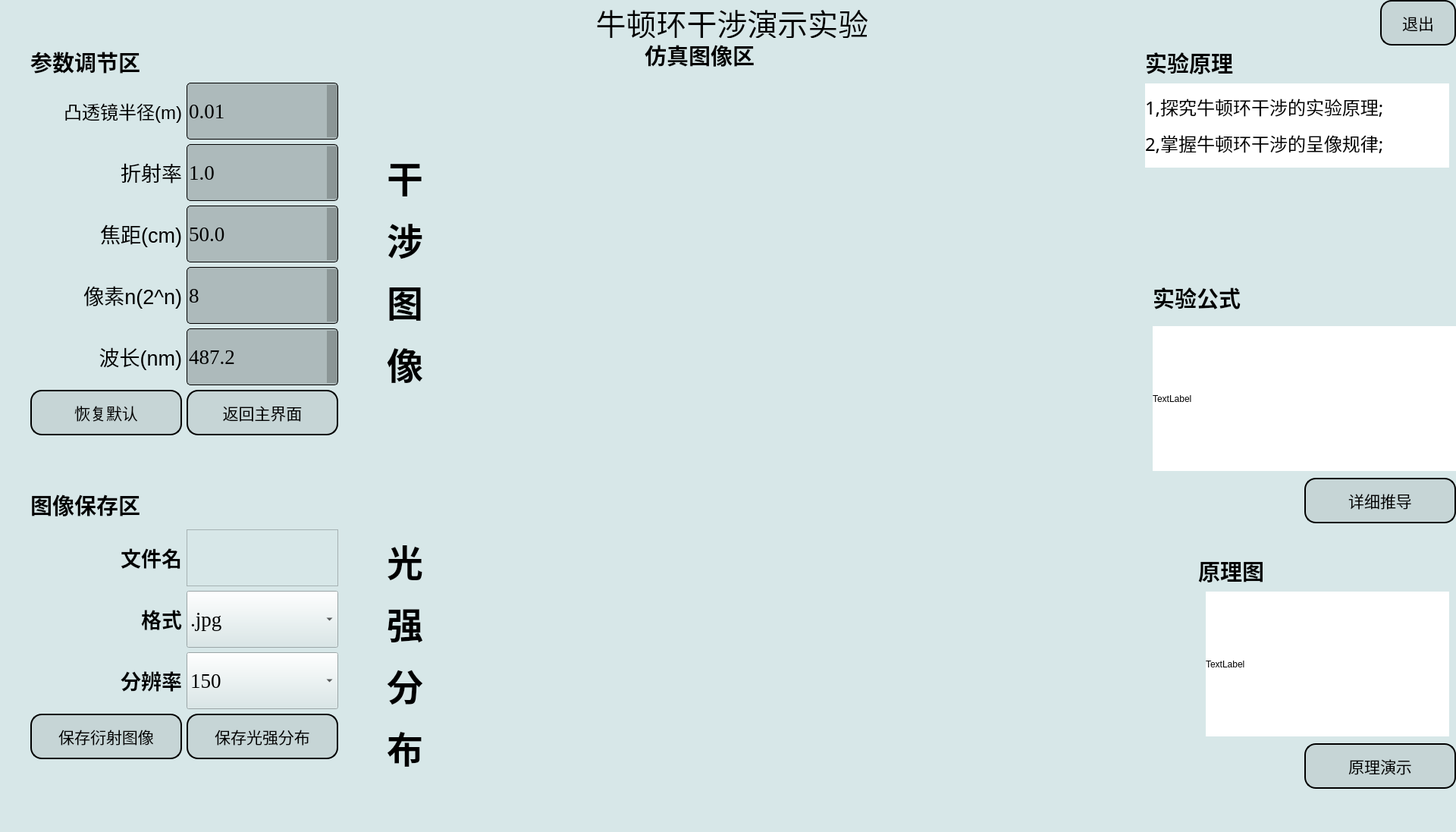
<?xml version="1.0" encoding="UTF-8"?>
<ui version="4.0">
 <class>MainWindow</class>
 <widget class="QWidget" name="MainWindow">
  <property name="geometry">
   <rect>
    <x>0</x>
    <y>0</y>
    <width>1920</width>
    <height>1097</height>
   </rect>
  </property>
  <property name="windowTitle">
   <string>Form</string>
  </property>
  <property name="styleSheet">
   <string notr="true">background-color: rgb(215, 231, 232);</string>
  </property>
  <widget class="QLabel" name="label">
   <property name="geometry">
    <rect>
     <x>740</x>
     <y>0</y>
     <width>451</width>
     <height>50</height>
    </rect>
   </property>
   <property name="font">
    <font>
     <family>宋体</family>
     <pointsize>30</pointsize>
    </font>
   </property>
   <property name="text">
    <string>&lt;html&gt;&lt;head/&gt;&lt;body&gt;&lt;p align=&quot;center&quot;&gt;牛顿环干涉演示实验&lt;/p&gt;&lt;/body&gt;&lt;/html&gt;</string>
   </property>
  </widget>
  <widget class="QWidget" name="formLayoutWidget">
   <property name="geometry">
    <rect>
     <x>40</x>
     <y>60</y>
     <width>411</width>
     <height>531</height>
    </rect>
   </property>
   <layout class="QFormLayout" name="formLayout">
    <property name="labelAlignment">
     <set>Qt::AlignLeading|Qt::AlignLeft|Qt::AlignTop</set>
    </property>
    <property name="formAlignment">
     <set>Qt::AlignLeading|Qt::AlignLeft|Qt::AlignTop</set>
    </property>
    <item row="0" column="0">
     <widget class="QLabel" name="label_4">
      <property name="font">
       <font>
        <family>宋体</family>
        <pointsize>22</pointsize>
       </font>
      </property>
      <property name="text">
       <string>&lt;html&gt;&lt;head/&gt;&lt;body&gt;&lt;p&gt;&lt;span style=&quot; font-weight:600;&quot;&gt;参数调节区&lt;/span&gt;&lt;/p&gt;&lt;/body&gt;&lt;/html&gt;</string>
      </property>
     </widget>
    </item>
    <item row="1" column="0">
     <widget class="QLabel" name="label_x">
      <property name="minimumSize">
       <size>
        <width>200</width>
        <height>75</height>
       </size>
      </property>
      <property name="maximumSize">
       <size>
        <width>200</width>
        <height>16777215</height>
       </size>
      </property>
      <property name="text">
       <string>&lt;html&gt;&lt;head/&gt;&lt;body&gt;&lt;p align=&quot;right&quot;&gt;&lt;span style=&quot; font-size:18pt;&quot;&gt;凸透镜半径(m)&lt;/span&gt;&lt;/p&gt;&lt;/body&gt;&lt;/html&gt;</string>
      </property>
     </widget>
    </item>
    <item row="1" column="1">
     <widget class="QDoubleSpinBox" name="SpinBox_x">
      <property name="minimumSize">
       <size>
        <width>200</width>
        <height>75</height>
       </size>
      </property>
      <property name="maximumSize">
       <size>
        <width>200</width>
        <height>16777215</height>
       </size>
      </property>
      <property name="font">
       <font>
        <family>Times New Roman</family>
        <pointsize>20</pointsize>
       </font>
      </property>
      <property name="styleSheet">
       <string notr="true">/*QSpinBox*/
QDoubleSpinBox {
padding-right: 15px; /* make room for the arrows */
border:1px solid black;
border-radius:5px;
background:rgba(0,0,0,50);
}
/*
QDoubleSpinBox::up-button {
border-image:url(:/image/images/up_arrow.png)
}

QSpinBox::down-button {
border-image:url(:/image/images/down_arrow.png)
}
*/

QDoubleSpinBox::up-button:pressed {
margin-top:3px;
}

QDoubleSpinBox::down-button:pressed {
margin-bottom:3px;
}</string>
      </property>
      <property name="decimals">
       <number>2</number>
      </property>
      <property name="minimum">
       <double>0.010000000000000</double>
      </property>
      <property name="maximum">
       <double>0.020000000000000</double>
      </property>
      <property name="singleStep">
       <double>0.000100000000000</double>
      </property>
      <property name="value">
       <double>0.010000000000000</double>
      </property>
     </widget>
    </item>
    <item row="2" column="0">
     <widget class="QLabel" name="label_n">
      <property name="minimumSize">
       <size>
        <width>200</width>
        <height>75</height>
       </size>
      </property>
      <property name="maximumSize">
       <size>
        <width>200</width>
        <height>16777215</height>
       </size>
      </property>
      <property name="text">
       <string>&lt;html&gt;&lt;head/&gt;&lt;body&gt;&lt;p align=&quot;right&quot;&gt;&lt;span style=&quot; font-size:20pt;&quot;&gt;折射率&lt;/span&gt;&lt;/p&gt;&lt;/body&gt;&lt;/html&gt;</string>
      </property>
     </widget>
    </item>
    <item row="2" column="1">
     <widget class="QDoubleSpinBox" name="SpinBox_n">
      <property name="minimumSize">
       <size>
        <width>0</width>
        <height>75</height>
       </size>
      </property>
      <property name="maximumSize">
       <size>
        <width>200</width>
        <height>16777215</height>
       </size>
      </property>
      <property name="font">
       <font>
        <family>Times New Roman</family>
        <pointsize>20</pointsize>
       </font>
      </property>
      <property name="styleSheet">
       <string notr="true">/*QSpinBox*/
QDoubleSpinBox {
padding-right: 15px; /* make room for the arrows */
border:1px solid black;
border-radius:5px;
background:rgba(0,0,0,50);
}
/*
QDoubleSpinBox::up-button {
border-image:url(:/image/images/up_arrow.png)
}

QSpinBox::down-button {
border-image:url(:/image/images/down_arrow.png)
}
*/

QDoubleSpinBox::up-button:pressed {
margin-top:3px;
}

QDoubleSpinBox::down-button:pressed {
margin-bottom:3px;
}</string>
      </property>
      <property name="decimals">
       <number>1</number>
      </property>
      <property name="minimum">
       <double>1.000000000000000</double>
      </property>
      <property name="maximum">
       <double>5.000000000000000</double>
      </property>
      <property name="singleStep">
       <double>0.100000000000000</double>
      </property>
      <property name="value">
       <double>1.000000000000000</double>
      </property>
     </widget>
    </item>
    <item row="3" column="0">
     <widget class="QLabel" name="label_f">
      <property name="minimumSize">
       <size>
        <width>200</width>
        <height>75</height>
       </size>
      </property>
      <property name="text">
       <string>&lt;html&gt;&lt;head/&gt;&lt;body&gt;&lt;p align=&quot;right&quot;&gt;&lt;span style=&quot; font-size:20pt;&quot;&gt;焦距(cm)&lt;/span&gt;&lt;/p&gt;&lt;/body&gt;&lt;/html&gt;</string>
      </property>
     </widget>
    </item>
    <item row="3" column="1">
     <widget class="QDoubleSpinBox" name="SpinBox_f">
      <property name="minimumSize">
       <size>
        <width>0</width>
        <height>75</height>
       </size>
      </property>
      <property name="maximumSize">
       <size>
        <width>200</width>
        <height>16777215</height>
       </size>
      </property>
      <property name="font">
       <font>
        <family>Times New Roman</family>
        <pointsize>20</pointsize>
       </font>
      </property>
      <property name="styleSheet">
       <string notr="true">/*QSpinBox*/
QDoubleSpinBox {
padding-right: 15px; /* make room for the arrows */
border:1px solid black;
border-radius:5px;
background:rgba(0,0,0,50);
}
/*
QDoubleSpinBox::up-button {
border-image:url(:/image/images/up_arrow.png)
}

QSpinBox::down-button {
border-image:url(:/image/images/down_arrow.png)
}
*/

QDoubleSpinBox::up-button:pressed {
margin-top:3px;
}

QDoubleSpinBox::down-button:pressed {
margin-bottom:3px;
}</string>
      </property>
      <property name="decimals">
       <number>1</number>
      </property>
      <property name="minimum">
       <double>0.000000000000000</double>
      </property>
      <property name="maximum">
       <double>100.000000000000000</double>
      </property>
      <property name="singleStep">
       <double>0.100000000000000</double>
      </property>
      <property name="value">
       <double>50.000000000000000</double>
      </property>
     </widget>
    </item>
    <item row="4" column="0">
     <widget class="QLabel" name="label_N">
      <property name="minimumSize">
       <size>
        <width>200</width>
        <height>75</height>
       </size>
      </property>
      <property name="maximumSize">
       <size>
        <width>200</width>
        <height>16777215</height>
       </size>
      </property>
      <property name="text">
       <string>&lt;html&gt;&lt;head/&gt;&lt;body&gt;&lt;p align=&quot;right&quot;&gt;&lt;span style=&quot; font-size:20pt;&quot;&gt;像素n(2^n)&lt;/span&gt;&lt;/p&gt;&lt;/body&gt;&lt;/html&gt;</string>
      </property>
     </widget>
    </item>
    <item row="4" column="1">
     <widget class="QSpinBox" name="SpinBox_N">
      <property name="minimumSize">
       <size>
        <width>0</width>
        <height>75</height>
       </size>
      </property>
      <property name="maximumSize">
       <size>
        <width>200</width>
        <height>16777215</height>
       </size>
      </property>
      <property name="font">
       <font>
        <family>Times New Roman</family>
        <pointsize>20</pointsize>
        <weight>50</weight>
        <bold>false</bold>
       </font>
      </property>
      <property name="styleSheet">
       <string notr="true">/*QSpinBox*/
QSpinBox {
padding-right: 15px; /* make room for the arrows */
border:1px solid black;
border-radius:5px;
background:rgba(0,0,0,50);
}
/*
QDoubleSpinBox::up-button {
border-image:url(:/image/images/up_arrow.png)
}

QSpinBox::down-button {
border-image:url(:/image/images/down_arrow.png)
}
*/

QSpinBox::up-button:pressed {
margin-top:3px;
}

QSpinBox::down-button:pressed {
margin-bottom:3px;
}</string>
      </property>
      <property name="minimum">
       <number>6</number>
      </property>
      <property name="maximum">
       <number>12</number>
      </property>
      <property name="value">
       <number>8</number>
      </property>
     </widget>
    </item>
    <item row="5" column="0">
     <widget class="QLabel" name="label_lamda">
      <property name="minimumSize">
       <size>
        <width>200</width>
        <height>75</height>
       </size>
      </property>
      <property name="maximumSize">
       <size>
        <width>200</width>
        <height>16777215</height>
       </size>
      </property>
      <property name="text">
       <string>&lt;html&gt;&lt;head/&gt;&lt;body&gt;&lt;p align=&quot;right&quot;&gt;&lt;span style=&quot; font-size:20pt;&quot;&gt;波长(nm)&lt;/span&gt;&lt;/p&gt;&lt;/body&gt;&lt;/html&gt;</string>
      </property>
     </widget>
    </item>
    <item row="5" column="1">
     <widget class="QDoubleSpinBox" name="SpinBox_lamda">
      <property name="minimumSize">
       <size>
        <width>0</width>
        <height>75</height>
       </size>
      </property>
      <property name="maximumSize">
       <size>
        <width>200</width>
        <height>16777215</height>
       </size>
      </property>
      <property name="font">
       <font>
        <family>Times New Roman</family>
        <pointsize>20</pointsize>
       </font>
      </property>
      <property name="styleSheet">
       <string notr="true">/*QSpinBox*/
QDoubleSpinBox {
padding-right: 15px; /* make room for the arrows */
border:1px solid black;
border-radius:5px;
background:rgba(0,0,0,50);
}
/*
QDoubleSpinBox::up-button {
border-image:url(:/image/images/up_arrow.png)
}

QSpinBox::down-button {
border-image:url(:/image/images/down_arrow.png)
}
*/

QDoubleSpinBox::up-button:pressed {
margin-top:3px;
}

QDoubleSpinBox::down-button:pressed {
margin-bottom:3px;
}</string>
      </property>
      <property name="decimals">
       <number>1</number>
      </property>
      <property name="minimum">
       <double>400.000000000000000</double>
      </property>
      <property name="maximum">
       <double>780.000000000000000</double>
      </property>
      <property name="singleStep">
       <double>0.100000000000000</double>
      </property>
      <property name="value">
       <double>487.199999999999989</double>
      </property>
     </widget>
    </item>
    <item row="6" column="0">
     <widget class="QPushButton" name="pushButton_recover">
      <property name="minimumSize">
       <size>
        <width>200</width>
        <height>60</height>
       </size>
      </property>
      <property name="font">
       <font>
        <family>宋体</family>
        <pointsize>16</pointsize>
       </font>
      </property>
      <property name="styleSheet">
       <string notr="true">QPushButton {
    background-color: rgba(0,0,0,20);
    border: 1px solid #dcdfe6;
    padding: 10px;
    border-radius: 15px;
    border:2px solid rgb(0, 0, 0);
}

QPushButton:hover {
    background-color: #ecf5ff;
    color: #000000;
}

QPushButton:pressed, QPushButton:checked {
    border: 1px solid #3a8ee6;
    color: #409eff;
}

#button3 {
    border-radius: 20px;
}</string>
      </property>
      <property name="text">
       <string>恢复默认</string>
      </property>
     </widget>
    </item>
    <item row="6" column="1">
     <widget class="QPushButton" name="pushButton_return">
      <property name="minimumSize">
       <size>
        <width>200</width>
        <height>60</height>
       </size>
      </property>
      <property name="maximumSize">
       <size>
        <width>200</width>
        <height>16777215</height>
       </size>
      </property>
      <property name="font">
       <font>
        <family>宋体</family>
        <pointsize>16</pointsize>
       </font>
      </property>
      <property name="styleSheet">
       <string notr="true">QPushButton {
    background-color: rgba(0,0,0,20);
    border: 1px solid #dcdfe6;
    padding: 10px;
    border-radius: 15px;
    border:2px solid rgb(0, 0, 0);
}

QPushButton:hover {
    background-color: #ecf5ff;
    color: #000000;
}

QPushButton:pressed, QPushButton:checked {
    border: 1px solid #3a8ee6;
    color: #409eff;
}

#button3 {
    border-radius: 20px;
}</string>
      </property>
      <property name="text">
       <string>返回主界面</string>
      </property>
     </widget>
    </item>
   </layout>
  </widget>
  <widget class="QWidget" name="formLayoutWidget_2">
   <property name="geometry">
    <rect>
     <x>40</x>
     <y>640</y>
     <width>421</width>
     <height>361</height>
    </rect>
   </property>
   <layout class="QFormLayout" name="formLayout_2">
    <property name="labelAlignment">
     <set>Qt::AlignLeading|Qt::AlignLeft|Qt::AlignTop</set>
    </property>
    <property name="formAlignment">
     <set>Qt::AlignLeading|Qt::AlignLeft|Qt::AlignTop</set>
    </property>
    <item row="0" column="0">
     <widget class="QLabel" name="label_5">
      <property name="font">
       <font>
        <family>宋体</family>
        <pointsize>22</pointsize>
       </font>
      </property>
      <property name="text">
       <string>&lt;html&gt;&lt;head/&gt;&lt;body&gt;&lt;p&gt;&lt;span style=&quot; font-weight:600;&quot;&gt;图像保存区&lt;/span&gt;&lt;/p&gt;&lt;/body&gt;&lt;/html&gt;</string>
      </property>
     </widget>
    </item>
    <item row="2" column="1">
     <widget class="QComboBox" name="comboBox_style">
      <property name="minimumSize">
       <size>
        <width>200</width>
        <height>75</height>
       </size>
      </property>
      <property name="maximumSize">
       <size>
        <width>200</width>
        <height>75</height>
       </size>
      </property>
      <property name="font">
       <font>
        <family>Times New Roman</family>
        <pointsize>20</pointsize>
       </font>
      </property>
      <property name="styleSheet">
       <string notr="true"/>
      </property>
      <item>
       <property name="text">
        <string>.jpg</string>
       </property>
      </item>
      <item>
       <property name="text">
        <string>.png</string>
       </property>
      </item>
      <item>
       <property name="text">
        <string>.bmp</string>
       </property>
      </item>
     </widget>
    </item>
    <item row="2" column="0">
     <widget class="QLabel" name="label_d_2">
      <property name="minimumSize">
       <size>
        <width>200</width>
        <height>75</height>
       </size>
      </property>
      <property name="maximumSize">
       <size>
        <width>200</width>
        <height>75</height>
       </size>
      </property>
      <property name="text">
       <string>&lt;html&gt;&lt;head/&gt;&lt;body&gt;&lt;p align=&quot;right&quot;&gt;&lt;span style=&quot; font-size:20pt; font-weight:600;&quot;&gt;格式&lt;/span&gt;&lt;/p&gt;&lt;/body&gt;&lt;/html&gt;</string>
      </property>
     </widget>
    </item>
    <item row="3" column="1">
     <widget class="QComboBox" name="comboBox_N">
      <property name="minimumSize">
       <size>
        <width>200</width>
        <height>75</height>
       </size>
      </property>
      <property name="maximumSize">
       <size>
        <width>200</width>
        <height>75</height>
       </size>
      </property>
      <property name="font">
       <font>
        <family>Times New Roman</family>
        <pointsize>20</pointsize>
       </font>
      </property>
      <item>
       <property name="text">
        <string>150</string>
       </property>
      </item>
      <item>
       <property name="text">
        <string>300</string>
       </property>
      </item>
      <item>
       <property name="text">
        <string>450</string>
       </property>
      </item>
      <item>
       <property name="text">
        <string>600</string>
       </property>
      </item>
     </widget>
    </item>
    <item row="3" column="0">
     <widget class="QLabel" name="label_n_2">
      <property name="minimumSize">
       <size>
        <width>200</width>
        <height>75</height>
       </size>
      </property>
      <property name="maximumSize">
       <size>
        <width>200</width>
        <height>75</height>
       </size>
      </property>
      <property name="text">
       <string>&lt;html&gt;&lt;head/&gt;&lt;body&gt;&lt;p align=&quot;right&quot;&gt;&lt;span style=&quot; font-size:20pt; font-weight:600;&quot;&gt;分辨率&lt;/span&gt;&lt;/p&gt;&lt;/body&gt;&lt;/html&gt;</string>
      </property>
     </widget>
    </item>
    <item row="4" column="1">
     <widget class="QPushButton" name="pushButton_Save2">
      <property name="minimumSize">
       <size>
        <width>200</width>
        <height>60</height>
       </size>
      </property>
      <property name="maximumSize">
       <size>
        <width>200</width>
        <height>16777215</height>
       </size>
      </property>
      <property name="font">
       <font>
        <family>宋体</family>
        <pointsize>16</pointsize>
       </font>
      </property>
      <property name="styleSheet">
       <string notr="true">QPushButton {
    background-color: rgba(0,0,0,20);
    border: 1px solid #dcdfe6;
    padding: 10px;
    border-radius: 15px;
    border:2px solid rgb(0, 0, 0);
}

QPushButton:hover {
    background-color: #ecf5ff;
    color: #000000;
}

QPushButton:pressed, QPushButton:checked {
    border: 1px solid #3a8ee6;
    color: #409eff;
}

#button3 {
    border-radius: 20px;
}</string>
      </property>
      <property name="text">
       <string>保存光强分布</string>
      </property>
     </widget>
    </item>
    <item row="4" column="0">
     <widget class="QPushButton" name="pushButton_Save1">
      <property name="minimumSize">
       <size>
        <width>200</width>
        <height>60</height>
       </size>
      </property>
      <property name="font">
       <font>
        <family>宋体</family>
        <pointsize>16</pointsize>
       </font>
      </property>
      <property name="styleSheet">
       <string notr="true">QPushButton {
    background-color: rgba(0,0,0,20);
    border: 1px solid #dcdfe6;
    padding: 10px;
    border-radius: 15px;
    border:2px solid rgb(0, 0, 0);
}

QPushButton:hover {
    background-color: #ecf5ff;
    color: #000000;
}

QPushButton:pressed, QPushButton:checked {
    border: 1px solid #3a8ee6;
    color: #409eff;
}

#button3 {
    border-radius: 20px;
}</string>
      </property>
      <property name="text">
       <string>保存衍射图像</string>
      </property>
     </widget>
    </item>
    <item row="1" column="1">
     <widget class="QTextEdit" name="textEdit_name">
      <property name="minimumSize">
       <size>
        <width>200</width>
        <height>75</height>
       </size>
      </property>
      <property name="maximumSize">
       <size>
        <width>200</width>
        <height>75</height>
       </size>
      </property>
      <property name="font">
       <font>
        <family>宋体</family>
        <pointsize>18</pointsize>
       </font>
      </property>
     </widget>
    </item>
    <item row="1" column="0">
     <widget class="QLabel" name="label_x_2">
      <property name="minimumSize">
       <size>
        <width>200</width>
        <height>75</height>
       </size>
      </property>
      <property name="maximumSize">
       <size>
        <width>200</width>
        <height>75</height>
       </size>
      </property>
      <property name="text">
       <string>&lt;html&gt;&lt;head/&gt;&lt;body&gt;&lt;p align=&quot;right&quot;&gt;&lt;span style=&quot; font-size:20pt; font-weight:600;&quot;&gt;文件名&lt;/span&gt;&lt;/p&gt;&lt;/body&gt;&lt;/html&gt;</string>
      </property>
     </widget>
    </item>
   </layout>
   <zorder>label_5</zorder>
   <zorder>comboBox_style</zorder>
   <zorder>label_d_2</zorder>
   <zorder>label_n_2</zorder>
   <zorder>comboBox_N</zorder>
   <zorder>pushButton_Save1</zorder>
   <zorder>pushButton_Save2</zorder>
   <zorder>textEdit_name</zorder>
   <zorder>label_x_2</zorder>
  </widget>
  <widget class="QWidget" name="formLayoutWidget_3">
   <property name="geometry">
    <rect>
     <x>510</x>
     <y>100</y>
     <width>72</width>
     <height>1018</height>
    </rect>
   </property>
   <layout class="QFormLayout" name="formLayout_3">
    <item row="0" column="1">
     <layout class="QFormLayout" name="formLayout_4"/>
    </item>
    <item row="1" column="0">
     <widget class="QLabel" name="label_diffraction">
      <property name="minimumSize">
       <size>
        <width>0</width>
        <height>500</height>
       </size>
      </property>
      <property name="maximumSize">
       <size>
        <width>100</width>
        <height>550</height>
       </size>
      </property>
      <property name="text">
       <string>&lt;html&gt;&lt;head/&gt;&lt;body&gt;&lt;p&gt;&lt;span style=&quot; font-size:36pt; font-weight:600;&quot;&gt;干&lt;/span&gt;&lt;/p&gt;&lt;p&gt;&lt;span style=&quot; font-size:36pt; font-weight:600;&quot;&gt;涉&lt;/span&gt;&lt;/p&gt;&lt;p&gt;&lt;span style=&quot; font-size:36pt; font-weight:600;&quot;&gt;图&lt;/span&gt;&lt;/p&gt;&lt;p&gt;&lt;span style=&quot; font-size:36pt; font-weight:600;&quot;&gt;像&lt;/span&gt;&lt;/p&gt;&lt;/body&gt;&lt;/html&gt;</string>
      </property>
     </widget>
    </item>
    <item row="2" column="0">
     <widget class="QLabel" name="label_I">
      <property name="minimumSize">
       <size>
        <width>0</width>
        <height>500</height>
       </size>
      </property>
      <property name="maximumSize">
       <size>
        <width>100</width>
        <height>400</height>
       </size>
      </property>
      <property name="text">
       <string>&lt;html&gt;&lt;head/&gt;&lt;body&gt;&lt;p&gt;&lt;span style=&quot; font-size:36pt; font-weight:600;&quot;&gt;光&lt;/span&gt;&lt;/p&gt;&lt;p&gt;&lt;span style=&quot; font-size:36pt; font-weight:600;&quot;&gt;强&lt;/span&gt;&lt;/p&gt;&lt;p&gt;&lt;span style=&quot; font-size:36pt; font-weight:600;&quot;&gt;分&lt;/span&gt;&lt;/p&gt;&lt;p&gt;&lt;span style=&quot; font-size:36pt; font-weight:600;&quot;&gt;布&lt;/span&gt;&lt;/p&gt;&lt;/body&gt;&lt;/html&gt;</string>
      </property>
     </widget>
    </item>
   </layout>
  </widget>
  <widget class="QPushButton" name="pushButton_exit">
   <property name="geometry">
    <rect>
     <x>1820</x>
     <y>0</y>
     <width>100</width>
     <height>60</height>
    </rect>
   </property>
   <property name="minimumSize">
    <size>
     <width>100</width>
     <height>60</height>
    </size>
   </property>
   <property name="maximumSize">
    <size>
     <width>100</width>
     <height>16777215</height>
    </size>
   </property>
   <property name="font">
    <font>
     <family>宋体</family>
     <pointsize>16</pointsize>
    </font>
   </property>
   <property name="styleSheet">
    <string notr="true">QPushButton {
    background-color: rgba(0,0,0,20);
    border: 1px solid #dcdfe6;
    padding: 10px;
    border-radius: 15px;
    border:2px solid rgb(0, 0, 0);
}

QPushButton:hover {
    background-color: #ecf5ff;
    color: #000000;
}

QPushButton:pressed, QPushButton:checked {
    border: 1px solid #3a8ee6;
    color: #409eff;
}

#button3 {
    border-radius: 20px;
}</string>
   </property>
   <property name="text">
    <string>退出</string>
   </property>
  </widget>
  <widget class="QWidget" name="formLayoutWidget_4">
   <property name="geometry">
    <rect>
     <x>610</x>
     <y>60</y>
     <width>1001</width>
     <height>591</height>
    </rect>
   </property>
   <layout class="QFormLayout" name="formLayout_diffraction"/>
  </widget>
  <widget class="QWidget" name="formLayoutWidget_5">
   <property name="geometry">
    <rect>
     <x>610</x>
     <y>680</y>
     <width>1001</width>
     <height>391</height>
    </rect>
   </property>
   <layout class="QFormLayout" name="formLayout_I"/>
  </widget>
  <widget class="QLabel" name="label_6">
   <property name="geometry">
    <rect>
     <x>850</x>
     <y>50</y>
     <width>190</width>
     <height>45</height>
    </rect>
   </property>
   <property name="font">
    <font>
     <family>宋体</family>
     <pointsize>22</pointsize>
    </font>
   </property>
   <property name="text">
    <string>&lt;html&gt;&lt;head/&gt;&lt;body&gt;&lt;p&gt;&lt;span style=&quot; font-weight:600;&quot;&gt;仿真图像区&lt;/span&gt;&lt;/p&gt;&lt;/body&gt;&lt;/html&gt;</string>
   </property>
  </widget>
  <widget class="QLabel" name="label_2">
   <property name="geometry">
    <rect>
     <x>1590</x>
     <y>780</y>
     <width>321</width>
     <height>191</height>
    </rect>
   </property>
   <property name="styleSheet">
    <string notr="true">background-color:rgb(255, 255, 255)</string>
   </property>
   <property name="text">
    <string>TextLabel</string>
   </property>
  </widget>
  <widget class="QPushButton" name="pushButton_start1">
   <property name="geometry">
    <rect>
     <x>1720</x>
     <y>980</y>
     <width>200</width>
     <height>60</height>
    </rect>
   </property>
   <property name="minimumSize">
    <size>
     <width>200</width>
     <height>60</height>
    </size>
   </property>
   <property name="maximumSize">
    <size>
     <width>200</width>
     <height>16777215</height>
    </size>
   </property>
   <property name="font">
    <font>
     <family>宋体</family>
     <pointsize>16</pointsize>
    </font>
   </property>
   <property name="styleSheet">
    <string notr="true">QPushButton {
    background-color: rgba(0,0,0,20);
    border: 1px solid #dcdfe6;
    padding: 10px;
    border-radius: 15px;
    border:2px solid rgb(0, 0, 0);
}

QPushButton:hover {
    background-color: #ecf5ff;
    color: #000000;
}

QPushButton:pressed, QPushButton:checked {
    border: 1px solid #3a8ee6;
    color: #409eff;
}

#button3 {
    border-radius: 20px;
}</string>
   </property>
   <property name="text">
    <string>原理演示</string>
   </property>
  </widget>
  <widget class="QPushButton" name="pushButton_start2">
   <property name="geometry">
    <rect>
     <x>1720</x>
     <y>630</y>
     <width>200</width>
     <height>60</height>
    </rect>
   </property>
   <property name="minimumSize">
    <size>
     <width>200</width>
     <height>60</height>
    </size>
   </property>
   <property name="maximumSize">
    <size>
     <width>200</width>
     <height>16777215</height>
    </size>
   </property>
   <property name="font">
    <font>
     <family>宋体</family>
     <pointsize>16</pointsize>
    </font>
   </property>
   <property name="styleSheet">
    <string notr="true">QPushButton {
    background-color: rgba(0,0,0,20);
    border: 1px solid #dcdfe6;
    padding: 10px;
    border-radius: 15px;
    border:2px solid rgb(0, 0, 0);
}

QPushButton:hover {
    background-color: #ecf5ff;
    color: #000000;
}

QPushButton:pressed, QPushButton:checked {
    border: 1px solid #3a8ee6;
    color: #409eff;
}

#button3 {
    border-radius: 20px;
}</string>
   </property>
   <property name="text">
    <string>详细推导</string>
   </property>
  </widget>
  <widget class="QLabel" name="label_7">
   <property name="geometry">
    <rect>
     <x>1580</x>
     <y>730</y>
     <width>190</width>
     <height>46</height>
    </rect>
   </property>
   <property name="font">
    <font>
     <family>宋体</family>
     <pointsize>22</pointsize>
    </font>
   </property>
   <property name="text">
    <string>&lt;html&gt;&lt;head/&gt;&lt;body&gt;&lt;p&gt;&lt;span style=&quot; font-weight:600;&quot;&gt;原理图&lt;/span&gt;&lt;/p&gt;&lt;/body&gt;&lt;/html&gt;</string>
   </property>
  </widget>
  <widget class="QLabel" name="label_3">
   <property name="geometry">
    <rect>
     <x>1520</x>
     <y>430</y>
     <width>401</width>
     <height>191</height>
    </rect>
   </property>
   <property name="styleSheet">
    <string notr="true">background-color:rgb(255, 255, 255)</string>
   </property>
   <property name="text">
    <string>TextLabel</string>
   </property>
  </widget>
  <widget class="QLabel" name="label_8">
   <property name="geometry">
    <rect>
     <x>1520</x>
     <y>370</y>
     <width>190</width>
     <height>46</height>
    </rect>
   </property>
   <property name="font">
    <font>
     <family>宋体</family>
     <pointsize>22</pointsize>
    </font>
   </property>
   <property name="text">
    <string>&lt;html&gt;&lt;head/&gt;&lt;body&gt;&lt;p&gt;&lt;span style=&quot; font-weight:600;&quot;&gt;实验公式&lt;/span&gt;&lt;/p&gt;&lt;/body&gt;&lt;/html&gt;</string>
   </property>
  </widget>
  <widget class="QLabel" name="label_9">
   <property name="geometry">
    <rect>
     <x>1510</x>
     <y>60</y>
     <width>190</width>
     <height>46</height>
    </rect>
   </property>
   <property name="font">
    <font>
     <family>宋体</family>
     <pointsize>22</pointsize>
    </font>
   </property>
   <property name="text">
    <string>&lt;html&gt;&lt;head/&gt;&lt;body&gt;&lt;p&gt;&lt;span style=&quot; font-weight:600;&quot;&gt;实验原理&lt;/span&gt;&lt;/p&gt;&lt;/body&gt;&lt;/html&gt;</string>
   </property>
  </widget>
  <widget class="QLabel" name="label_10">
   <property name="geometry">
    <rect>
     <x>1510</x>
     <y>110</y>
     <width>401</width>
     <height>111</height>
    </rect>
   </property>
   <property name="font">
    <font>
     <family>宋体</family>
     <pointsize>18</pointsize>
    </font>
   </property>
   <property name="styleSheet">
    <string notr="true">background-color:rgb(255, 255, 255)</string>
   </property>
   <property name="text">
    <string>&lt;html&gt;&lt;head/&gt;&lt;body&gt;&lt;p&gt;1,探究牛顿环干涉的实验原理;&lt;/p&gt;&lt;p&gt;2,掌握牛顿环干涉的呈像规律;&lt;/p&gt;&lt;/body&gt;&lt;/html&gt;</string>
   </property>
  </widget>
 </widget>
 <resources/>
 <connections/>
</ui>
